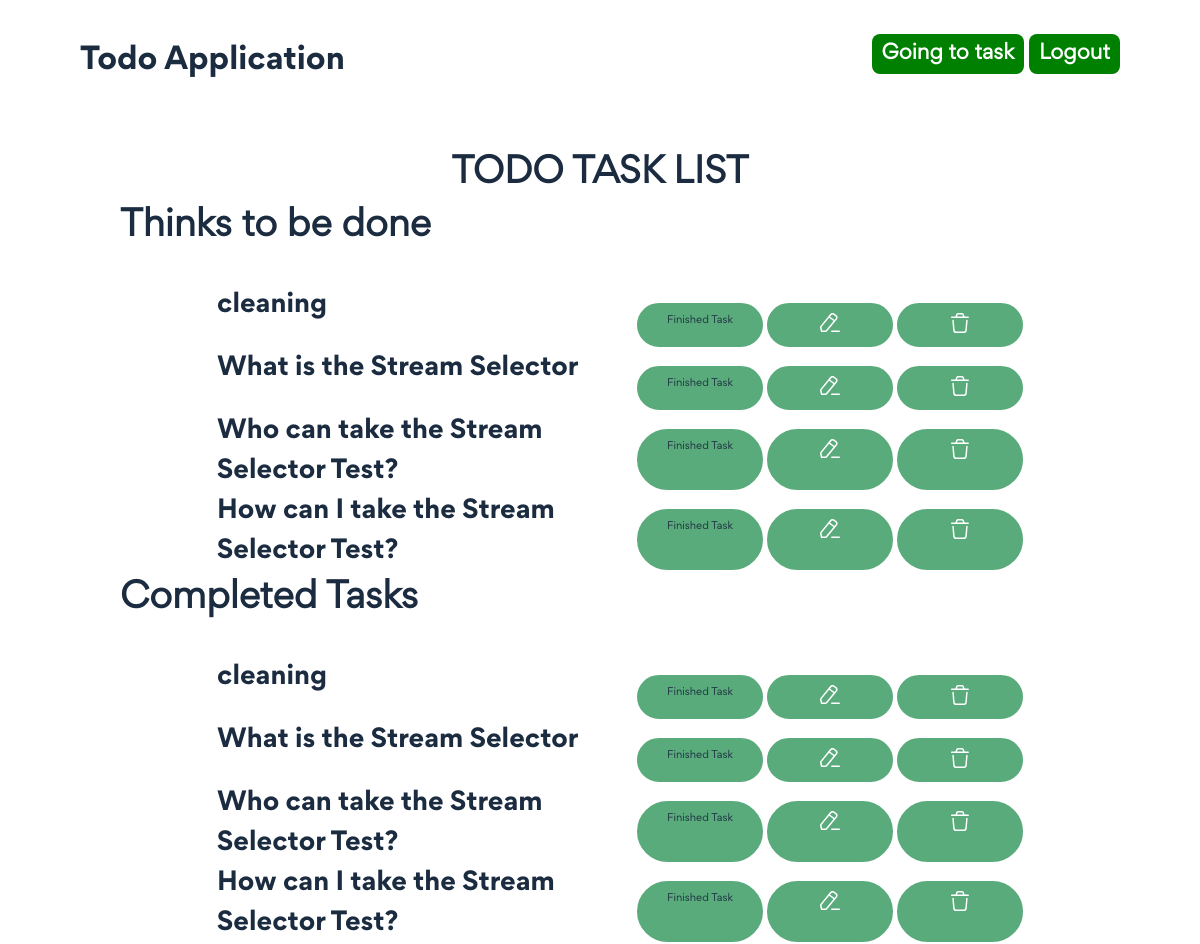
The page /posts/create/ (signed in) on the database as committed earlier.
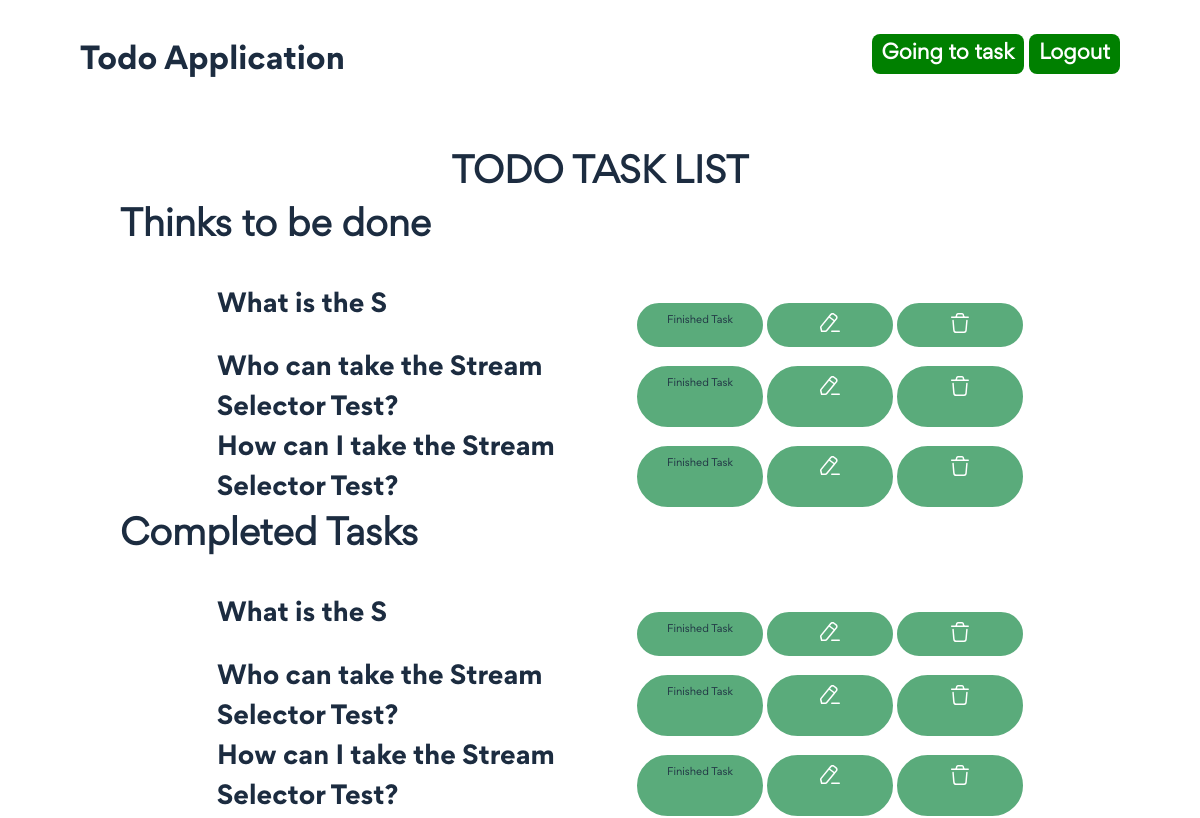
The same page on the database as committed later.
### posts/models.py (models this page shows, shortened)
class Task(models.Model):
    title = models.CharField(max_length =128)
    is_delete = models.BooleanField(default=False)
    is_edit= models.BooleanField(default=False)

### posts/views.py (the view)
# urls.py: path('create/',views.create_post, name ="create_post"),
@login_required(login_url="users/login/")
def create_post(request):
    instances = Task.objects.filter(is_delete=False)
    context = {
        "title":"task page",
        "instances":instances
    }
    return render(request,"posts/create.html", context=context)

### templates/posts/create.html (shortened to what this page needs)
{% extends "base.html" %}
{% block content %}
{% load static %}
{% include "web/includes/header.html" %}
    <section id="wrapper">
        <h1>TODO TASK LIST</h1>
        <p>Thinks to be done</p>
        <div class="content">
            {% for instance in instances %}
           <div class = "container">
            <h1 class="left">
                <p>{{instance.title}}</p>
            </h1>
                <h2 class="right">
                    <a href="">Finished Task</a>
                    <a href="{% url 'posts:edit_task' id=instance.id  %}" class="edit_tasks" method="POST">
                        <img src="{% static './images/pencil.svg' %}"/>
                    </a>
                    <a href="{% url 'posts:delete_post' id=instance.id %}"
                    class="action-button reload"
                    data-text="Are you sure want to remove this post."
                    data-title="Confirm Delete!"
                    title="Delete"><img src ="{% static './images/delete.svg' %}"/></a>
              </h2>
            </div>
              {% endfor %}
        </div>
        <section class="spotlight">
            <p>Completed Tasks<p>
                <div class="content">
                    {% for instance in instances %}
                   <div class = "container">
                    <h1 class="left">
                        <p>{{instance.title}}</p>
                    </h1>
                        <h2 class="right">
                            <a href="">Finished Task</a>
                            <a href="{% url 'posts:edit_task' id=instance.id  %}" class="edit_tasks" method="POST">
                                <img src="{% static './images/pencil.svg' %}"/>
                            </a>
                            <a href="{% url 'posts:delete_post' id=instance.id %}"
                            class="action-button reload"
                            data-text="Are you sure want to remove this post."
                            data-title="Confirm Delete!"
                            title="Delete"><img src ="{% static './images/delete.svg' %}"/></a>
                      </h2>
                    </div>
                      {% endfor %}
        </section>
    </section>
    {% endblock %}

### templates/base.html (shortened to what this page needs)
<!DOCTYPE html>
<html lang="en">
<head>
    {% load static %}
    <link rel="stylesheet" href="{% static 'css/style.css' %}"/>
</head>
<body>
    {% block content %}
    {% endblock %}
</body>
</html>

### templates/web/includes/header.html (shortened to what this page needs)
{% load static %}
<header>
    <section class="wrapper">
        <div class ="left">
            <h1>Todo Application</h1>
        </div>
        <div class="right">
            {% if request.user.is_authenticated %}
            <a href="{% url 'posts:create_post' %}" class="login">Going to task</a>
            <a href="{% url 'users:logout' %}">Logout</a>
            {% else %}
            <a href="{% url 'users:login' %}">Login</a>
            {% endif %}
        </div>
    </section>
</header>

### static/css/style.css (style rules this page uses)
* { margin: 0; padding: 0; border: 0; vertical-align: baseline; background: transparent; font-weight: normal; text-decoration: none; outline: none; -webkit-box-sizing: border-box; -moz-box-sizing: border-box; box-sizing: border-box; font-family: "Gordita Regular"; }
body { font-size: 17px; color: #1c2c40; overflow-x: hidden; min-width: 320px; font-weight: 400; }
a { color: #1c2c40; }
p { line-height: 1.6em; font-size: 16px; font-weight: 400; }
.wrapper { width: 90%; margin: 0 auto; max-width: 1500px; }
header { height: 150px; }
header .wrapper { display: flex; justify-content: space-between; padding:40px 20px; }
header .wrapper div.left h1 { font-size: 30px; font-weight: 900; font-family: "Gordita Bold"; }
header .wrapper div.right { display: block; }
header .wrapper div.right a { background-color:green; padding: 10px; font-size: 20px; font-weight: 900; color: #fff; text-align: center; border-radius: 8px; }
#wrapper h1 { text-align: center; font-size: 35px; font-weight: 900; }
#wrapper p { font-size: 35px; font-weight: 700; margin-left: 10%; }
#wrapper div.content { align-items: center; margin: 0 auto; margin-top: 30px; }
#wrapper .content .container { display: flex; justify-content: center; }
#wrapper h1.left { width: 35%; text-align: left; }
#wrapper h1.left p { font-size: 25px; font-weight: 900; font-family:Gordita Bold ; }
#wrapper h2.right { display: flex; justify-content: space-between; margin-left: 40px; }
#wrapper h2.right a { padding: 10px 15px; border: 2px solid #fff; border-radius: 50px; font-size: 10px; margin-top: 15px; width: 130px; text-align: center; background-color: #5aab7b; }

Rows that differ between the two databases and show on the page:
no longer on this page (row edited): Task: title "cleaning"
changed Task: title "What is the Stream Selector" → "What is the S"
